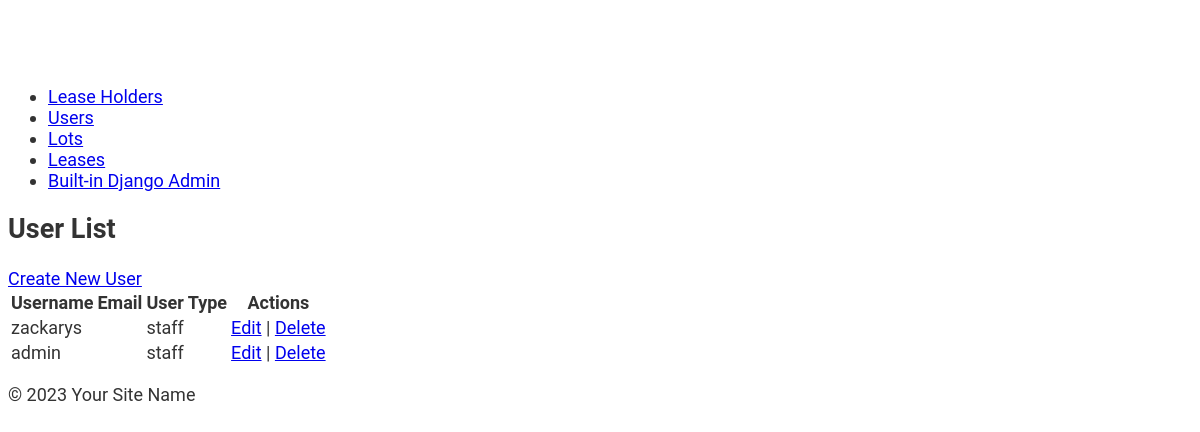
Page /api/users/ (signed in) on the committed database.
### lots/models.py (models this page shows)
class User(AbstractUser):
    USER_TYPE_CHOICES = (
        (1, 'staff'),
        (2, 'customer'),
    )
    user_type = models.PositiveSmallIntegerField(choices=USER_TYPE_CHOICES,
                                                 help_text="The type of user (staff or customer)")

### lots/views.py (the view)
# urls.py: path('users/', UserListView.as_view(), name='user_list'),
class UserListView(LoginRequiredMixin, UserPassesTestMixin, ListView):
    model = User
    template_name = 'lots/user_list.html'
    context_object_name = 'users'
    def test_func(self):
        return self.request.user.is_staff or self.request.user.is_superuser

### lots/templates/lots/user_list.html
{% extends 'lots/base.html' %}
{% block content %}
  <h2>User List</h2>
  <a href="{% url 'create_user' %}">Create New User</a>
  <table>
    <thead>
      <tr>
        <th>Username</th>
        <th>Email</th>
        <th>User Type</th>
        <th>Actions</th>
      </tr>
    </thead>
    <tbody>
      {% for user in users %}
        <tr>
          <td>{{ user.username }}</td>
          <td>{{ user.email }}</td>
          <td>{{ user.get_user_type_display }}</td>
          <td>
            <a href="{% url 'update_user' user.id %}">Edit</a> |
            <a href="{% url 'delete_user' user.id %}" onclick="return confirm('Are you sure?');">Delete</a>
          </td>
        </tr>
      {% empty %}
        <tr><td colspan="4">No users found.</td></tr>
      {% endfor %}
    </tbody>
  </table>
{% endblock %}

### lots/static/lots/style.css (style rules this page uses)
body { font-family: 'Roboto', sans-serif; font-size: 18px; color: #333; padding-top: 60px; }
h1, h2, h3, h4, h5, h6 { font-weight: 700; }

### rows in the picture
User: username "zackarys", user_type "staff"
User: username "admin", user_type "staff"
